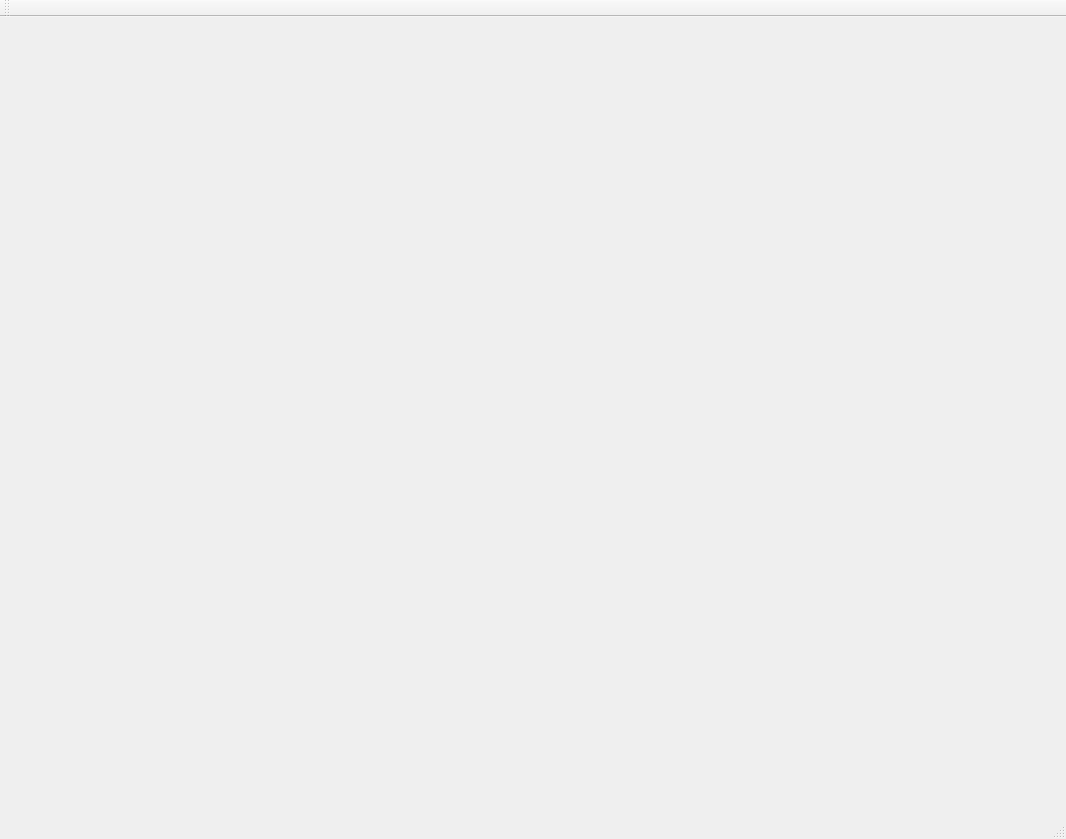
<?xml version="1.0" encoding="UTF-8"?>
<ui version="4.0">
 <class>Leviathan_EditorClass</class>
 <widget class="QMainWindow" name="Leviathan_EditorClass">
  <property name="geometry">
   <rect>
    <x>0</x>
    <y>0</y>
    <width>1066</width>
    <height>839</height>
   </rect>
  </property>
  <property name="windowTitle">
   <string>Leviathan_Editor</string>
  </property>
  <widget class="QWidget" name="centralWidget"/>
  <widget class="QMenuBar" name="menuBar">
   <property name="geometry">
    <rect>
     <x>0</x>
     <y>0</y>
     <width>1066</width>
     <height>21</height>
    </rect>
   </property>
  </widget>
  <widget class="QToolBar" name="mainToolBar">
   <attribute name="toolBarArea">
    <enum>TopToolBarArea</enum>
   </attribute>
   <attribute name="toolBarBreak">
    <bool>false</bool>
   </attribute>
  </widget>
  <widget class="QStatusBar" name="statusBar"/>
 </widget>
 <layoutdefault spacing="6" margin="11"/>
 <resources>
  <include location="Leviathan_Editor.qrc"/>
 </resources>
 <connections/>
</ui>
